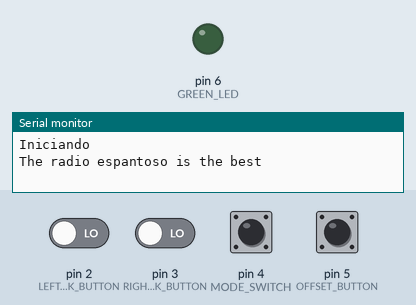
This sketch was run on a simulated Arduino Leonardo, built with avr-gcc and run on an emulated ATmega32U4. On the bench: output pins drawn as LEDs (lit = HIGH), the last lines printed to the serial monitor. Dashed ring = blinking. Inputs (shaded band) come from the test bench; at power-on: pin 4 (MODE_SWITCH), pin 5 (OFFSET_BUTTON) HIGH, pin 2 (LEFT_CLICK_BUTTON), pin 3 (RIGHT_CLICK_BUTTON) LOW. No radio packets arrive unless stated; USB keyboard and mouse output is not drawn.

Above: at 1.2 s.
1.3 s: pin 5 (OFFSET_BUTTON) pulled LOW for 0.15 s
At 2.6 s:
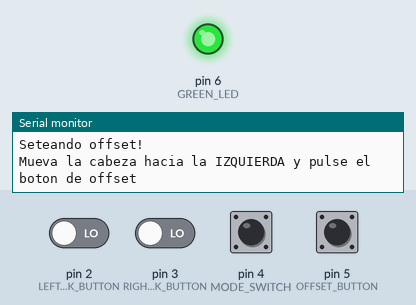
4.4 s: pin 5 (OFFSET_BUTTON) pulled LOW for 1 s
8.0 s: pin 2 (LEFT_CLICK_BUTTON) driven HIGH and pin 5 (OFFSET_BUTTON) driven LOW
At 8.8 s:
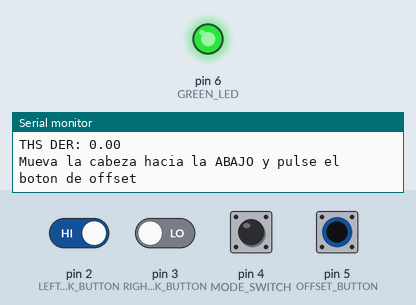
9.5 s: pin 5 (OFFSET_BUTTON) driven HIGH
At 12.4 s:
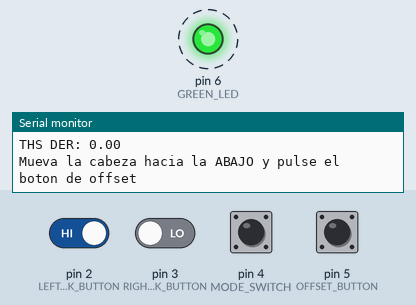
12.5 s: pin 5 (OFFSET_BUTTON) driven LOW
At 13.6 s:
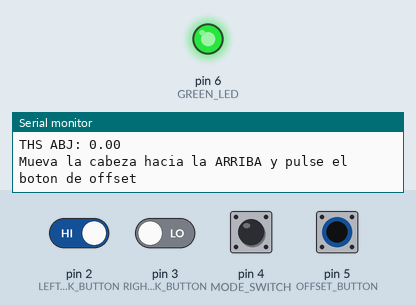
Timing chart, 0 to 15.5 s (numbered marks = the images above; inputs shaded):
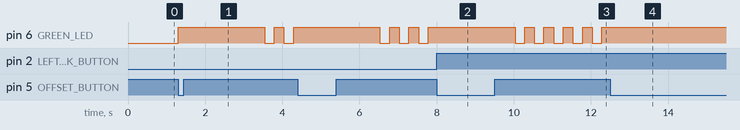

Measured:
- after the input at 1.3 s, pin 6 (GREEN_LED): goes HIGH 2.2 s, LOW 0.25 s, HIGH 0.25 s, LOW 0.25 s, then HIGH, starting at once
- after the input at 8.0 s, pin 6 (GREEN_LED): stops changing and stays HIGH
- after the input at 9.5 s, pin 6 (GREEN_LED): alternates HIGH for 0.25 s and LOW for 0.25 s, starting after 0.53 s
- after the input at 12.5 s, pin 6 (GREEN_LED): stops changing and stays HIGH

The sketch:

Programa_mouse.ino
```cpp
#include <SPI.h>
#include <nRF24L01.h>
#include <RF24.h>
#include "Mouse.h"
#include <SoftwareSerial.h>

#define CLICK_TIME_THRESHOLD      200
#define SWITCH_TIME_THRESHOLD     500
#define LED_TOGGLE_TIME           25
#define MOUSE_THRESHOLD_INDEX_MAX 10

const int LEFT_CLICK_BUTTON = 2,
          RIGHT_CLICK_BUTTON = 3,
          MODE_SWITCH = 4,
          OFFSET_BUTTON = 5,
          GREEN_LED = 6;

SoftwareSerial mySerial(9, 8);
// 8: Arduino Tx - BT Rx
// 9: Arduino Rx - BT Tx

RF24 radio(A0, 10);  // select  CSN and CE  pins
const uint64_t pipeIn = 0xE8E8F0F0E1LL;  //IMPORTANT: The same as in the receiver!!!

const int MOUSE_TIME_THRESHOLD_ARRAY[MOUSE_THRESHOLD_INDEX_MAX] = {10, 20, 30, 40, 50, 60, 70, 80, 90, 100};
int mouse_time_threshold, mouse_threshold_index = 4;
int mode = 1;

struct MyData {
  float angulo_x;
  float angulo_y;
  float angulo_z;
};
MyData data;
MyData offset;

int offsetCenter;

struct Threshold {
    float x_izq = 25.0;
    float x_der = -25.0;
    float y_abj = 25.0;
    float y_arr = -25.0;
};
Threshold threshold;

enum direcciones{
  IZQUIERDA = 0,
  DERECHA,
  ABAJO,
  ARRIBA
};
int desplazamiento = 5, desplazamiento_scroll = 1;  // dezplazamiento del cursor (de 0 a 127 segun la libreria)

bool deadzone_config_rdy = 0;

unsigned long startTimeLeftClick = 0, startTimeRightClick = 0, startTimeModeSwitch = 0;
unsigned long mouseLastReady = 0;

bool led_state = 0;
int timer1InterruptCounter = 0;

// ----- Variables viejas -----
// bluetooth
int desplazamiento_bt = 5;
char comando;

// --------------------------------------------------------------------- Main Functions

void setup() {

  pinMode(OFFSET_BUTTON, INPUT_PULLUP);
  pinMode(MODE_SWITCH, INPUT_PULLUP);
  pinMode(GREEN_LED, OUTPUT);

  noInterrupts();
  setup_timer_1();
  // Interrupciones de pulsador por rising edge
  attachInterrupt(digitalPinToInterrupt(LEFT_CLICK_BUTTON), left_click, RISING);
  attachInterrupt(digitalPinToInterrupt(RIGHT_CLICK_BUTTON), right_click, RISING);
  interrupts();

  Serial.begin(115200);
  while (!Serial) ;

  mySerial.begin(9600);
  Mouse.begin();

  Serial.println("Iniciando");
  while (!radio.begin()) {
    Serial.println("ERROR - Radio not found");
    delay(2000);
  }
  Serial.println("The radio espantoso is the best");

  radio.setAutoAck(false);
  radio.setDataRate(RF24_250KBPS);
  radio.openReadingPipe(1, pipeIn);

  // We start the radio comunication
  radio.startListening();

  digitalWrite(GREEN_LED, LOW);

  check_mode();

  digitalWrite(GREEN_LED, LOW);
  led_state = 0;
  mouse_time_threshold = MOUSE_TIME_THRESHOLD_ARRAY[mouse_threshold_index];
}

void loop() {
    if(!deadzone_config_rdy && !digitalRead(OFFSET_BUTTON)) {
      // Secuencia de configuracion dead zone
      configuracion_dead_zone();
      deadzone_config_rdy = 1;
    }

    // Se recibe la data
    if(radio.available()) {
        radio.read(&data, sizeof(MyData));
        // print_angulos(data.angulo_x, data.angulo_y, data.angulo_z);
        apply_offset();
        // dead_zone();
        mode ? deteccion_movimiento_1() : deteccion_movimiento_2();
    }

    check_mode();
    Bluethooth();
}

// --------------------------------------------------------------------- ISR

// Interrupción Timer 1 para parpadeo de led
ISR(TIMER1_COMPA_vect) {
  timer1InterruptCounter++;
  if(timer1InterruptCounter == LED_TOGGLE_TIME){
    led_state = !led_state;
    digitalWrite(GREEN_LED, led_state);
    timer1InterruptCounter = 0;
  }
}

void left_click() {
  if(millis() - startTimeLeftClick > CLICK_TIME_THRESHOLD) {
    startTimeLeftClick = millis();
    Mouse.click(MOUSE_LEFT);
  }
}

void right_click() {
  if(millis() - startTimeRightClick > CLICK_TIME_THRESHOLD) {
    startTimeRightClick = millis();
    Mouse.click(MOUSE_RIGHT);
  }
}

// --------------------------------------------------------------------- Funciones
// Interrupcion cada 10ms
void setup_timer_1(){
  TCCR1A = 0;
  TCCR1B = 0;
  TCNT1 = 0;
  OCR1A = 20000;
  TCCR1B |= (1 << WGM12);   //CTC
  TCCR1B |= (1 << CS11);    // Prescaler 256
  timer_1_ISR_disable();
}

void timer_1_ISR_enable() { TIMSK1 |= (1 << OCIE1A); }

void timer_1_ISR_disable() { TIMSK1 &= ~(1 << OCIE1A); }

void configuracion_dead_zone() {
  bool waiting;
  int incomingByte = 0;

  Serial.println("--- CONFIGURACIÓN DE ZONA MUERTA ---");

  Serial.println("Aprete el pulsador de offset");
  offsetCenter = digitalRead(OFFSET_BUTTON);
  while(offsetCenter){
    if(radio.available())
      radio.read(&data, sizeof(MyData));
    offsetCenter = digitalRead(OFFSET_BUTTON);
  }
  Serial.println("Seteando offset!");
  offset.angulo_x = data.angulo_x;
  offset.angulo_y = data.angulo_y;
  offset.angulo_z = data.angulo_z;

  set_offset(IZQUIERDA);
  set_offset(DERECHA);
  set_offset(ABAJO);
  set_offset(ARRIBA);

  return;
}

void set_offset(direcciones dir) {
  digitalWrite(GREEN_LED, HIGH);
  led_state = 1;

  switch(dir) {
    case 0:
      Serial.println("Mueva la cabeza hacia la IZQUIERDA y pulse el boton de offset");
      break;
    case 1:
      Serial.println("Mueva la cabeza hacia la DERECHA y pulse el boton de offset");
      break;
    case 2:
      Serial.println("Mueva la cabeza hacia la ABAJO y pulse el boton de offset");
      break;
    case 3:
      Serial.println("Mueva la cabeza hacia la ARRIBA y pulse el boton de offset");
      break;
  }
  delay(2000);

  timer_1_ISR_enable();

  bool waiting = 1;
  while(waiting){
    if(radio.available()){
      radio.read(&data, sizeof(MyData));
      apply_offset();
    }

    if(digitalRead(OFFSET_BUTTON) == 0)
      waiting = 0;
  }

  switch(dir){
    case 0:
      threshold.x_izq = data.angulo_x;
      Serial.print("THS IZQ: ");
      Serial.println(threshold.x_izq);
      break;
    case 1:
      threshold.x_der = data.angulo_x;
      Serial.print("THS DER: ");
      Serial.println(threshold.x_der);
      break;
    case 2:
      threshold.y_abj = data.angulo_y;
      Serial.print("THS ABJ: ");
      Serial.println(threshold.y_abj);
      break;
    case 3:
      threshold.y_arr = data.angulo_y;
      Serial.print("THS ARR: ");
      Serial.println(threshold.y_arr);
      break;
  }
  timer_1_ISR_disable();
  return;
}

void check_mode() {
  if(millis() - startTimeModeSwitch > SWITCH_TIME_THRESHOLD) {
    startTimeModeSwitch = millis();
    if(mode != digitalRead(MODE_SWITCH)) {
      mode = !mode;
    }
  }
}

void deteccion_movimiento_1() {

  if(mouseReady()) {
    mouseLastReady = millis();

    // Mueve IZQUIEDA
    if(data.angulo_x < threshold.x_izq){
      Serial.println("IZQUIERDA");
      Mouse.move(-desplazamiento, 0, 0);
    }
    // Mueve DERECHA
    if(data.angulo_x > threshold.x_der){
      Serial.println("DERECHA");
      Mouse.move(desplazamiento, 0, 0);
    }
    // Mueve ABAJO
    if(data.angulo_y < threshold.y_abj){
      Serial.println("ABAJO");
      Mouse.move(0, desplazamiento, 0);
    }
    // Mueve ARRIBA
    if(data.angulo_y > threshold.y_arr){
      Serial.println("ARRIBA");
      Mouse.move(0, -desplazamiento, 0);
    }
  }
}

void deteccion_movimiento_2() {

  if(mouseReady()){
    mouseLastReady = millis();

    if(data.angulo_y < threshold.y_abj){
      Serial.println("SCROLL DOWN");
      Mouse.move(0, 0, -desplazamiento_scroll);
    }
    if(data.angulo_y > threshold.y_arr){
      Serial.println("SCROLL UP");
      Mouse.move(0, 0, desplazamiento_scroll);
    }
  }
}

bool mouseReady() {
  return (millis() - mouseLastReady) > mouse_time_threshold;
}

void apply_offset() {
    offsetCenter = digitalRead(OFFSET_BUTTON);
    if (offsetCenter == 0) {
      // Serial.println("Seteando offset!");
      offset.angulo_x = data.angulo_x;
      offset.angulo_y = data.angulo_y;
      offset.angulo_z = data.angulo_z;
    }

    data.angulo_x = data.angulo_x - offset.angulo_x;
    data.angulo_y = data.angulo_y - offset.angulo_y;
    data.angulo_z = data.angulo_z - offset.angulo_z;
    // print_angulos(data.angulo_x, data.angulo_y, data.angulo_z);
}

// --------------------------------------------------------------------- Serial prints

void print_angulos(float x, float y, float z) {
    Serial.print("X ");
    Serial.print(x);
    Serial.print(" | Y ");
    Serial.print(y);
    Serial.print(" | Z ");
    Serial.println(z);
}

void dead_zone() {
    if(data.angulo_x < threshold.x_izq){
        Serial.println("IZQUIERDA");
    }
    if(data.angulo_x > threshold.x_der){
        Serial.println("DERECHA");
    }
    if(data.angulo_y < threshold.y_abj){
        Serial.println("ABAJO");
    }
    if(data.angulo_y > threshold.y_arr){
        Serial.println("ARRIBA");
    }
    return;
}

// --------------------------------------------------------------------- Bluetooth

// --- Cuando se termine la app ver que comando corresponde a cada letra o tal
// --- Secuencia guíada de inicialización? Al menos los pasos
// --- Se podría ver de cambiar el área de no detección

void Bluethooth() {
  if(mySerial.available() > 0) {
    char comando = mySerial.read();

    switch (comando) {  // a=arriba, b=below, d=derecha, i=izquierda, y=click izquierdo, z=click derecho, c = configuracion
      case 'a':
        Mouse.move(0, -desplazamiento_bt, 0);
        break;
      case 'b':
        Mouse.move(0, desplazamiento_bt, 0);
        break;
      case 'd':
        Mouse.move(desplazamiento_bt, 0, 0);
        break;
      case 'i':
        Mouse.move(-desplazamiento_bt, 0, 0);
        break;
      case 'y':
        Mouse.click(MOUSE_LEFT);
        break;
      case 'z':
        Mouse.click(MOUSE_RIGHT);
        break;
      case 'p':
        if(desplazamiento < 10) {
          desplazamiento++;
          Serial.print("Mouse desplazamiento: ");
          Serial.println(desplazamiento);
        }
        break;
      case 'w':
        if(desplazamiento > 1) {
          desplazamiento--;
          Serial.print("Mouse desplazamiento: ");
          Serial.println(desplazamiento);
        }
        break;
      case 'r':
        if(mouse_threshold_index < MOUSE_THRESHOLD_INDEX_MAX - 1){
          mouse_threshold_index++;
          mouse_time_threshold = MOUSE_TIME_THRESHOLD_ARRAY[mouse_threshold_index];
          Serial.print("Mouse THS: ");
          Serial.println(mouse_time_threshold);
        }
        break;
      case 't':
        if(mouse_threshold_index > 0){
          mouse_threshold_index--;
          mouse_time_threshold = MOUSE_TIME_THRESHOLD_ARRAY[mouse_threshold_index];
          Serial.print("Mouse THS: ");
          Serial.println(mouse_time_threshold);
        }
        break;
     // Cambiar modo (medio innecesario pero bueno)
    }
  }
}
```
